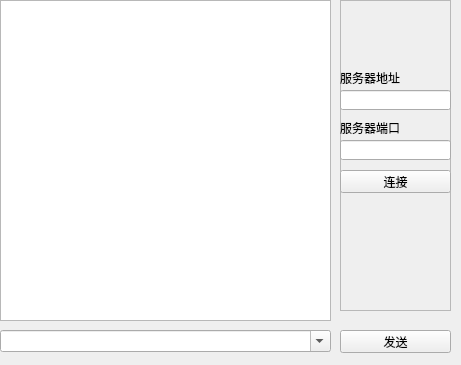
<?xml version="1.0" encoding="UTF-8"?>
<ui version="4.0">
 <class>TcpClient</class>
 <widget class="QWidget" name="TcpClient">
  <property name="geometry">
   <rect>
    <x>0</x>
    <y>0</y>
    <width>461</width>
    <height>365</height>
   </rect>
  </property>
  <property name="windowTitle">
   <string>Form</string>
  </property>
  <widget class="QWidget" name="widget" native="true">
   <property name="geometry">
    <rect>
     <x>0</x>
     <y>330</y>
     <width>451</width>
     <height>31</height>
    </rect>
   </property>
   <widget class="QComboBox" name="cboxData">
    <property name="geometry">
     <rect>
      <x>0</x>
      <y>0</y>
      <width>331</width>
      <height>22</height>
     </rect>
    </property>
    <property name="editable">
     <bool>true</bool>
    </property>
   </widget>
   <widget class="QPushButton" name="btnSend">
    <property name="geometry">
     <rect>
      <x>340</x>
      <y>0</y>
      <width>111</width>
      <height>23</height>
     </rect>
    </property>
    <property name="text">
     <string>发送</string>
    </property>
   </widget>
   <zorder>btnSend</zorder>
   <zorder>cboxData</zorder>
  </widget>
  <widget class="QTextEdit" name="txtMain">
   <property name="geometry">
    <rect>
     <x>0</x>
     <y>0</y>
     <width>331</width>
     <height>321</height>
    </rect>
   </property>
   <property name="readOnly">
    <bool>true</bool>
   </property>
  </widget>
  <widget class="QFrame" name="frame">
   <property name="geometry">
    <rect>
     <x>340</x>
     <y>0</y>
     <width>111</width>
     <height>311</height>
    </rect>
   </property>
   <property name="frameShape">
    <enum>QFrame::StyledPanel</enum>
   </property>
   <property name="frameShadow">
    <enum>QFrame::Raised</enum>
   </property>
   <widget class="QPushButton" name="btnConnect">
    <property name="geometry">
     <rect>
      <x>0</x>
      <y>170</y>
      <width>111</width>
      <height>23</height>
     </rect>
    </property>
    <property name="text">
     <string>连接</string>
    </property>
   </widget>
   <widget class="QLabel" name="labServerIP">
    <property name="geometry">
     <rect>
      <x>0</x>
      <y>70</y>
      <width>81</width>
      <height>16</height>
     </rect>
    </property>
    <property name="text">
     <string>服务器地址</string>
    </property>
   </widget>
   <widget class="QLabel" name="labServerPort">
    <property name="geometry">
     <rect>
      <x>0</x>
      <y>120</y>
      <width>71</width>
      <height>16</height>
     </rect>
    </property>
    <property name="text">
     <string>服务器端口</string>
    </property>
   </widget>
   <widget class="QLineEdit" name="txtServerIP">
    <property name="geometry">
     <rect>
      <x>0</x>
      <y>90</y>
      <width>111</width>
      <height>20</height>
     </rect>
    </property>
   </widget>
   <widget class="QLineEdit" name="txtServerPort">
    <property name="geometry">
     <rect>
      <x>0</x>
      <y>140</y>
      <width>111</width>
      <height>20</height>
     </rect>
    </property>
   </widget>
  </widget>
 </widget>
 <resources/>
 <connections/>
</ui>
